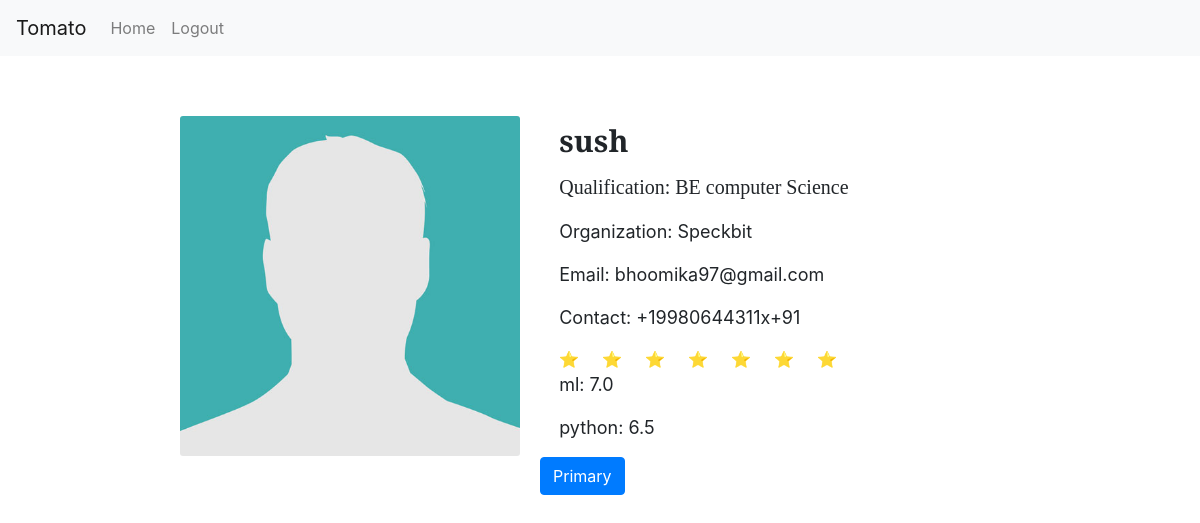
/teacher/4/, run on the app's committed database.
### ratings/models.py (models this page shows, shortened)
class Teacher(models.Model):
	name=models.CharField(max_length=100)
	organization=models.CharField(max_length=100)
	qualification=models.CharField(max_length=100)
	email=models.EmailField(null=True)
	phone = PhoneField(blank=True, help_text='Contact phone number')
	cover=models.ImageField(upload_to="all_covers/",default="all_covers/cover.jpg")
	@property
	def get_skill_ratings(self):
		allskills = skills.objects.filter(teacher=self)
		ratings = {}
		for skill in allskills:
			reviews = Reviews.objects.filter(skills=skill)
			total = 0
			count = len(reviews)
			for review in reviews:
				total += review.ratings
			total = total / count
			ratings[skill.skill] = total
		return ratings

class skills(models.Model):
	teacher= models.ForeignKey(Teacher,on_delete=models.CASCADE)
	skill = models.CharField(max_length=100)

### ratings/views.py (the view)
# urls.py: path('teacher/<int:teacher_id>/',teaching_post),
def teaching_post(request,teacher_id):
	teacher=Teacher.objects.get(id=teacher_id)
	all_skills=skills.objects.filter(teacher=teacher)
	reviews = Reviews.objects.filter(teacher=teacher)
	total = 0
	count = len(reviews)
	for review in reviews:
		total += review.ratings
	total = total / count
	return render(request,"teacher.html",{"teacher":teacher,"all_skills":all_skills, "ratings":range(round(total))})

### ratings/templates/teacher.html (shortened to what this page needs)
<!DOCTYPE html>
<html lang="en" dir="ltr">
  <head>
    <link rel="stylesheet" href="https://stackpath.bootstrapcdn.com/bootstrap/4.2.1/css/bootstrap.min.css">
  </head>
  <body>
    <nav class="navbar navbar-expand-lg navbar-light bg-light">
      <a class="navbar-brand" href="/home/">Tomato</a>
      <div class="collapse navbar-collapse" id="navbarNavAltMarkup">
        <div class="navbar-nav">
          <a class="nav-item nav-link" href="/home/">Home</a>
          <a class="nav-item nav-link" href="/logout/">Logout</a>
        </div>
      </div>
    </nav>
    <div class="row no-gutters" style="margin-top: 5%;margin-left: 15%;">
      <div class="col-md-4">
        <img src="{{teacher.cover.url}}" class="card-img" >
      </div>
      <div class="col-md-8">
        <div class="card-body">
          <h4 class="card-title" style="font-size: 30px; margin-top: -2%; margin-left: 3%; font-family: 'Crimson Text', serif;"><b>{{teacher.name}}</h4>
          <p class="card-text" style="font-size: 20px; margin-left: 3%; font-weight: normal; font-family: 'Crimson Text', serif;">Qualification: {{teacher.qualification}}</p>
          <p class="card-text" style="font-size: 18px; margin-left: 3%; font-weight: normal;">Organization:  {{teacher.organization}}</p>
          <p class="card-text" style="font-size: 18px; margin-left: 3%; font-weight: normal;">Email:   {{teacher.email}}</p>
          <p class="card-text" style="font-size: 18px; margin-left: 3%; font-weight: normal;">Contact: {{teacher.phone}}</p>
          {% for star in ratings %}
            <span style="margin-left: 3%;">⭐</span>
          {% endfor %}
          <br>
          {% for skill, rating in teacher.get_skill_ratings.items %}
            <p class="card-text" style="font-size: 18px; font-weight: normal; margin-left: 3%;">{{skill}}: {{rating}}</p>
          {% endfor %}
          <a href="/reviews/{{teacher.id}}">
          <button type="button" class="btn btn-primary">Primary</button>
  </a>
        </div>
      </div>
    </div>
</body>
</html>

### data on the page
Teacher: cover (picture), name "sush", qualification "BE computer Science", organization "Speckbit", email "bhoomika97@gmail.com", phone "+19980644311x+91"
skills: get_skill_ratings "ml"
skills: get_skill_ratings "python"

### other printed values
{{ rating }} "7.0" "6.5"
